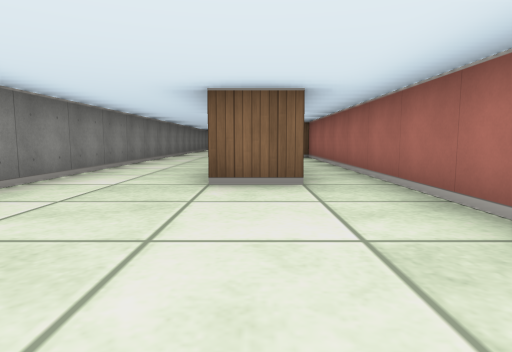
view 1 (above)

12 first-person views from a walk through a cub3D ray-caster map. The camera is about half as high as the walls, tilts 6° down and sees 75° across. The floor is counted in squares. Each view is taken from the middle of a square. On the plan, view 1 faces up. The plan holds only what a view shows up to about 9 squares ahead; the rest is blank.

view 2
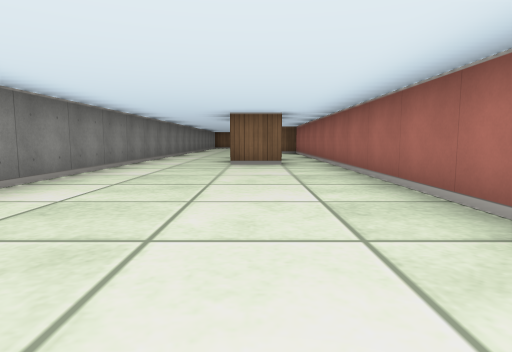

view 3
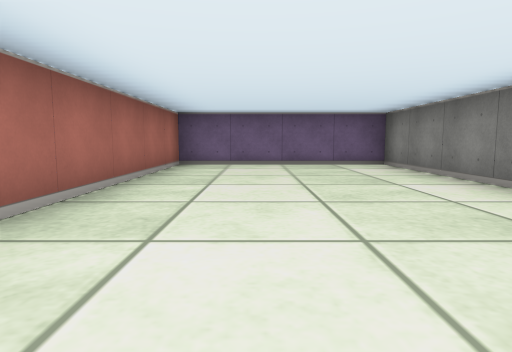

view 4
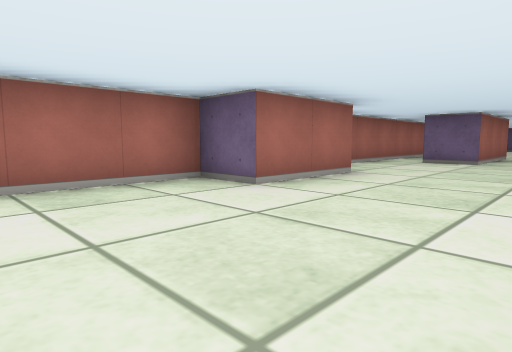

view 5
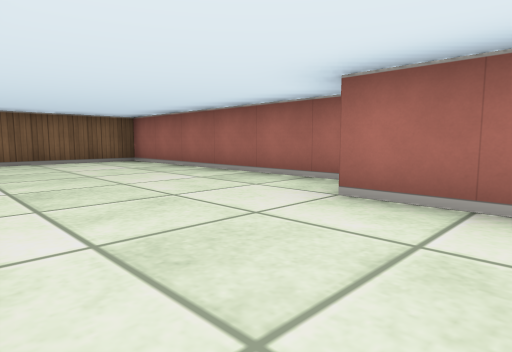

view 6
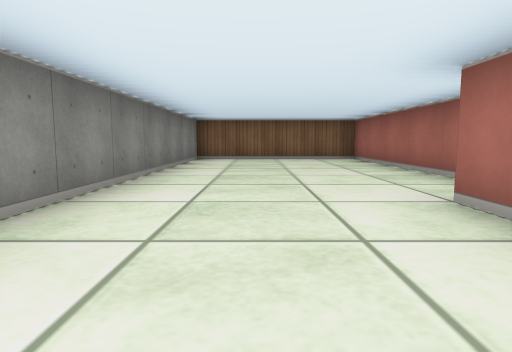

view 7
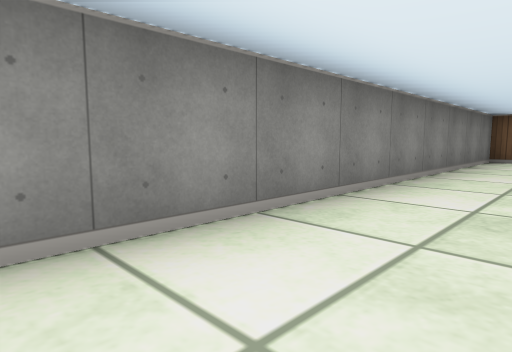

view 8
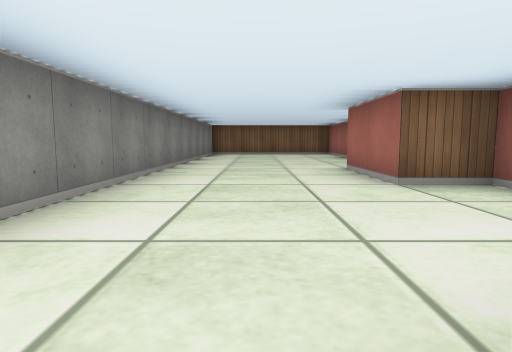

view 9
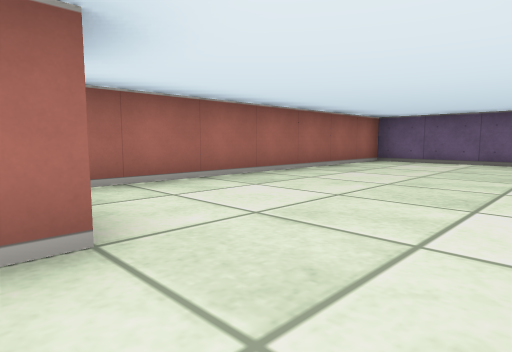

view 10
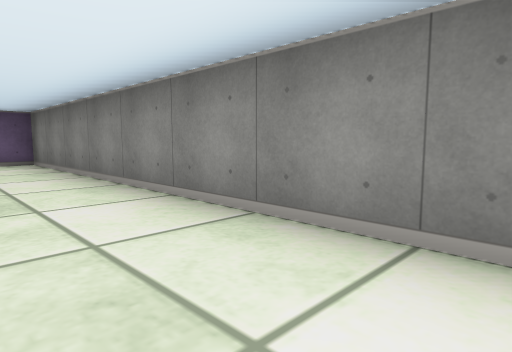

view 11
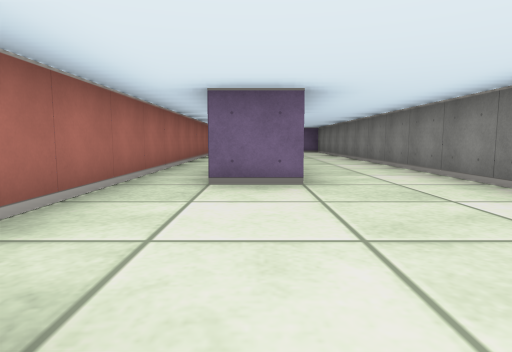

view 12
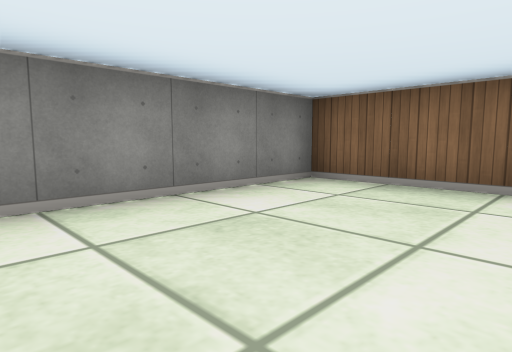

### Floor plan
Points are (right, up) in squares from view 1. A wall is a line through its corners. A room is listed if a view was taken in it or the views show most of it. See-through windows are left out.
Room 1 (views 1, 2, 3)
walls: (-2.5, 3.5) (-2.5, -3.5) (1.5, -3.5) (1.5, 3.5); (0.6, 3.5) (-0.5, 3.5)
ways out: opening at (-0.7, 4) to room 2
Room 2 (views 4, 5, 6, 7, 8, 9, 10, 11, 12)
walls: (-0.5, 3.5) (-0.5, 6.5) (0.5, 6.5); (1.5, 3.5) (1.5, 9.5) (0.5, 9.5) (0.5, 11.5) (1.5, 11.5) (1.5, 17.5) (-2.5, 17.5) (-2.5, 3.5)
ways out: opening at (-0.7, 4) to room 1

Where each view was taken, in squares from view 1:
view 1: 0 up, 0 right, facing up
view 2: 3 down, 0 right, facing up
view 3: 3 up, 0 right, facing down
view 4: 14 up, 2 left, facing down-right
view 5: 10 up, 2 left, facing up-right
view 6: 9 up, 1 left, facing up
view 7: 9 up, 1 left, facing up-left
view 8: 6 up, 1 left, facing up
view 9: 4 up, 2 left, facing down-right
view 10: 4 up, 1 left, facing down-left
view 11: 10 up, 0 right, facing down
view 12: 14 up, 0 right, facing up-left
